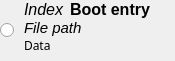
<?xml version="1.0" encoding="UTF-8"?>
<ui version="4.0">
 <class>BootEntryWidget</class>
 <widget class="QWidget" name="BootEntryWidget">
  <property name="geometry">
   <rect>
    <x>0</x>
    <y>0</y>
    <width>175</width>
    <height>61</height>
   </rect>
  </property>
  <property name="focusPolicy">
   <enum>Qt::TabFocus</enum>
  </property>
  <property name="contextMenuPolicy">
   <enum>Qt::NoContextMenu</enum>
  </property>
  <property name="windowTitle">
   <string>Boot entry</string>
  </property>
  <property name="toolTip">
   <string>Boot entry</string>
  </property>
  <property name="statusTip">
   <string>Boot entry</string>
  </property>
  <property name="whatsThis">
   <string>&lt;html&gt;&lt;head/&gt;&lt;body&gt;&lt;p&gt;Single boot entry&lt;/p&gt;&lt;/body&gt;&lt;/html&gt;</string>
  </property>
  <layout class="QHBoxLayout" name="horizontal" stretch="0,1">
   <property name="spacing">
    <number>0</number>
   </property>
   <property name="leftMargin">
    <number>0</number>
   </property>
   <property name="topMargin">
    <number>0</number>
   </property>
   <property name="rightMargin">
    <number>0</number>
   </property>
   <property name="bottomMargin">
    <number>0</number>
   </property>
   <item>
    <widget class="QRadioButton" name="next_boot">
     <property name="minimumSize">
      <size>
       <width>24</width>
       <height>24</height>
      </size>
     </property>
     <property name="toolTip">
      <string>Next boot</string>
     </property>
     <property name="statusTip">
      <string>Run at next boot</string>
     </property>
     <property name="whatsThis">
      <string>&lt;html&gt;&lt;head/&gt;&lt;body&gt;&lt;p&gt;When chosen, entry will run at next boot&lt;/p&gt;&lt;/body&gt;&lt;/html&gt;</string>
     </property>
     <property name="autoExclusive">
      <bool>false</bool>
     </property>
    </widget>
   </item>
   <item>
    <layout class="QVBoxLayout" name="vertical">
     <property name="spacing">
      <number>0</number>
     </property>
     <item>
      <layout class="QHBoxLayout" name="title">
       <property name="spacing">
        <number>5</number>
       </property>
       <item>
        <widget class="QLabel" name="index">
         <property name="sizePolicy">
          <sizepolicy hsizetype="Minimum" vsizetype="Minimum">
           <horstretch>0</horstretch>
           <verstretch>0</verstretch>
          </sizepolicy>
         </property>
         <property name="font">
          <font>
           <pointsize>12</pointsize>
           <italic>true</italic>
           <bold>false</bold>
          </font>
         </property>
         <property name="toolTip">
          <string>Boot entry index</string>
         </property>
         <property name="statusTip">
          <string>Boot entry index</string>
         </property>
         <property name="whatsThis">
          <string>&lt;html&gt;&lt;head/&gt;&lt;body&gt;&lt;p&gt;Boot entry index&lt;/p&gt;&lt;/body&gt;&lt;/html&gt;</string>
         </property>
         <property name="text">
          <string>Index</string>
         </property>
         <property name="textFormat">
          <enum>Qt::PlainText</enum>
         </property>
         <property name="alignment">
          <set>Qt::AlignLeading|Qt::AlignLeft|Qt::AlignTop</set>
         </property>
         <property name="margin">
          <number>0</number>
         </property>
         <property name="indent">
          <number>-1</number>
         </property>
         <property name="textInteractionFlags">
          <set>Qt::NoTextInteraction</set>
         </property>
        </widget>
       </item>
       <item>
        <widget class="QLabel" name="description">
         <property name="sizePolicy">
          <sizepolicy hsizetype="MinimumExpanding" vsizetype="Minimum">
           <horstretch>0</horstretch>
           <verstretch>0</verstretch>
          </sizepolicy>
         </property>
         <property name="font">
          <font>
           <pointsize>12</pointsize>
           <bold>true</bold>
          </font>
         </property>
         <property name="toolTip">
          <string>Boot entry description</string>
         </property>
         <property name="statusTip">
          <string>Boot entry description</string>
         </property>
         <property name="whatsThis">
          <string>&lt;html&gt;&lt;head/&gt;&lt;body&gt;&lt;p&gt;Boot entry description, human readable name&lt;/p&gt;&lt;/body&gt;&lt;/html&gt;</string>
         </property>
         <property name="text">
          <string>Boot entry</string>
         </property>
         <property name="textFormat">
          <enum>Qt::PlainText</enum>
         </property>
         <property name="alignment">
          <set>Qt::AlignLeading|Qt::AlignLeft|Qt::AlignTop</set>
         </property>
         <property name="indent">
          <number>-1</number>
         </property>
         <property name="textInteractionFlags">
          <set>Qt::NoTextInteraction</set>
         </property>
        </widget>
       </item>
      </layout>
     </item>
     <item>
      <widget class="QLabelWrapped" name="file_path">
       <property name="sizePolicy">
        <sizepolicy hsizetype="MinimumExpanding" vsizetype="Minimum">
         <horstretch>0</horstretch>
         <verstretch>0</verstretch>
        </sizepolicy>
       </property>
       <property name="font">
        <font>
         <pointsize>11</pointsize>
         <italic>true</italic>
        </font>
       </property>
       <property name="toolTip">
        <string>File path</string>
       </property>
       <property name="statusTip">
        <string>File path</string>
       </property>
       <property name="whatsThis">
        <string>&lt;html&gt;&lt;head/&gt;&lt;body&gt;&lt;p&gt;Boot file path&lt;/p&gt;&lt;/body&gt;&lt;/html&gt;</string>
       </property>
       <property name="text">
        <string>File path</string>
       </property>
       <property name="textFormat">
        <enum>Qt::PlainText</enum>
       </property>
       <property name="alignment">
        <set>Qt::AlignLeading|Qt::AlignLeft|Qt::AlignTop</set>
       </property>
       <property name="wordWrap">
        <bool>true</bool>
       </property>
       <property name="textInteractionFlags">
        <set>Qt::TextSelectableByMouse</set>
       </property>
      </widget>
     </item>
     <item>
      <widget class="QLabelWrapped" name="data">
       <property name="sizePolicy">
        <sizepolicy hsizetype="MinimumExpanding" vsizetype="MinimumExpanding">
         <horstretch>0</horstretch>
         <verstretch>0</verstretch>
        </sizepolicy>
       </property>
       <property name="font">
        <font>
         <family>Droid Sans Mono</family>
         <pointsize>9</pointsize>
        </font>
       </property>
       <property name="toolTip">
        <string>Optional data</string>
       </property>
       <property name="statusTip">
        <string>Data</string>
       </property>
       <property name="whatsThis">
        <string>&lt;html&gt;&lt;head/&gt;&lt;body&gt;&lt;p&gt;Optional data, arguments passed to boot executable&lt;/p&gt;&lt;/body&gt;&lt;/html&gt;</string>
       </property>
       <property name="text">
        <string>Data</string>
       </property>
       <property name="textFormat">
        <enum>Qt::PlainText</enum>
       </property>
       <property name="alignment">
        <set>Qt::AlignLeading|Qt::AlignLeft|Qt::AlignTop</set>
       </property>
       <property name="wordWrap">
        <bool>true</bool>
       </property>
       <property name="textInteractionFlags">
        <set>Qt::TextSelectableByMouse</set>
       </property>
      </widget>
     </item>
    </layout>
   </item>
  </layout>
 </widget>
 <customwidgets>
  <customwidget>
   <class>QLabelWrapped</class>
   <extends>QLabel</extends>
   <header>qlabelwrapped.h</header>
  </customwidget>
 </customwidgets>
 <resources/>
 <connections/>
</ui>
